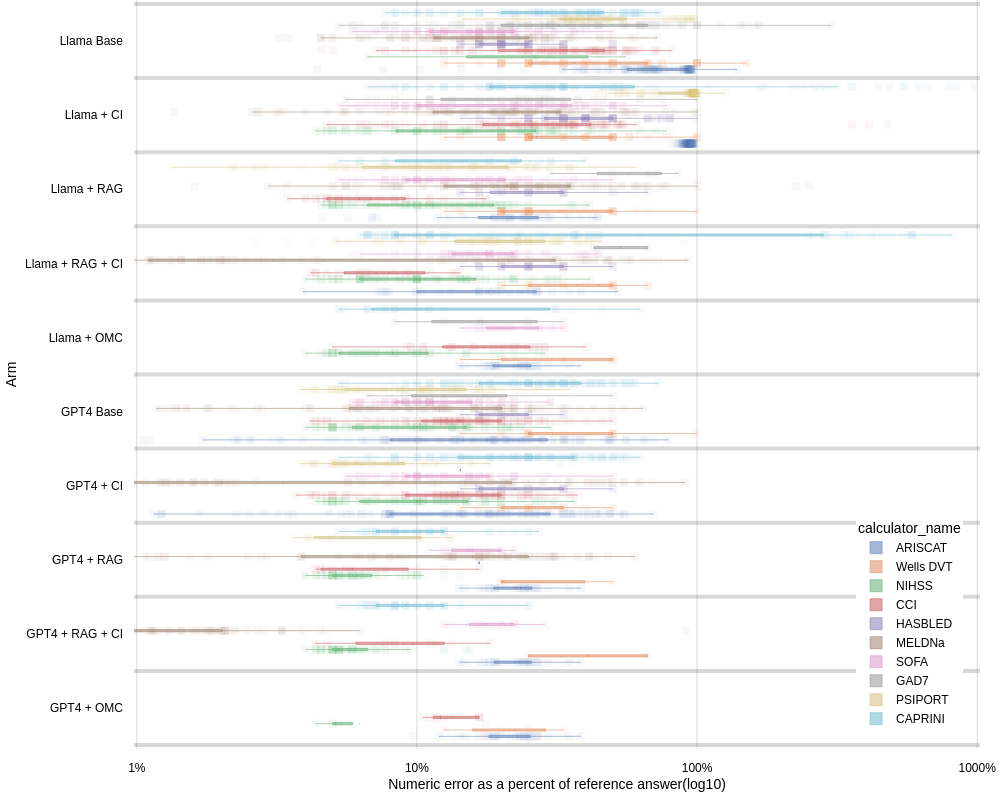

The code cell stored with this chart in its notebook:
### Markdown cell above
# Swap the index to show arm->calculator

### Code cell
caption = "Box plot of numeric error as a percent of reference answer by arm then calculator"
xtitle = "Numeric error as a percent of reference answer(log10)"

fig = px.box(sorted_df_absolute, 
             x="percentage_error_absolute_log", 
             y="arm_name", 
             points="all", 
             color="calculator_name", 
             hover_data=["output_answer", 
                         "reference_answer", 
                         "mild_cutoff", 
                         "severe_cutoff",
                         "minimum_score",
                         "maximum_score",
                         "adjusted_clinical_error_absolute", 
                         "adjusted_clinical_error_2_absolute"],
            color_discrete_map=color_map,
            )

# Update layout for better visualization
fig.update_traces(
    marker=dict(
        opacity=0.05,
        symbol='square',
        size=8,
    ),
    pointpos=-0,
    boxpoints='all',
    jitter=0.5,
    line=dict(
        width=0.5,
    ),
    whiskerwidth=0.2,
    boxmean=True,
)

fig.update_layout(
    margin=dict(t=0, b=0, l=0, r=20, pad=10),
    xaxis_title=xtitle,
    yaxis_title='Arm',
    font=dict(
        family="Arial",
        size=12,
        color="Black"
    ),
    plot_bgcolor="white",
    width=1000,
    height=800,
    xaxis=dict(
        type='linear',
        range=[-0.01, 3.01],
        gridcolor='rgba(0,0,0,0.15)',
        gridwidth=1,
        zeroline=True,
        zerolinewidth=1,
        zerolinecolor='rgba(0,0,0,0.15)',
        showgrid=True,
        tickvals=[0, 1, 2, 3],
        ticktext=["1%", "10%", "100%", "1000%"]
    ),
    yaxis=dict(
        type='category',
        categoryorder='array',
        categoryarray=sorted_df_absolute.arm_name.unique(),
        gridcolor='rgba(0,0,0,0.15)',
        gridwidth=4,
        zeroline=True,
        zerolinewidth=1,
        zerolinecolor='rgba(0,0,0,0.15)',
        showgrid=True,
        tickson='boundaries'
    ),
    boxgroupgap=0.65,
    boxgap=0.15,
    boxmode='group',
    legend=dict(
        orientation="v",
        yanchor="bottom",
        y=0.02,
        xanchor="right",
        x=0.98,
    ),
)
 
filename = util.slugify(caption)
util.save_fig(fig, filename, upload=False)
fig.show()

### Figure 1 — Plotly figure (JSON) as saved in the notebook; plotly's stock layout.template omitted (floating-point values rounded to 4 significant figures; data arrays with more than 128 entries replaced by an {"elided": "..."} marker saying what was removed)
{"data": [{"alignmentgroup": "True", "boxmean": true, "boxpoints": "all", "customdata": {"elided": "1000x8 mixed values"}, "hovertemplate": "calculator_name=ARISCAT<br>percentage_error_absolute_log=%{x}<br>arm_name=%{y}<br>output_answer=%{customdata[0]}<br>reference_answer=%{customdata[1]}<br>mild_cutoff=%{customdata[2]}<br>severe_cutoff=%{customdata[3]}<br>minimum_score=%{customdata[4]}<br>maximum_score=%{customdata[5]}<br>adjusted_clinical_error_absolute=%{customdata[6]}<br>adjusted_clinical_error_2_absolute=%{customdata[7]}<extra></extra>", "jitter": 0.5, "legendgroup": "ARISCAT", "line": {"width": 0.5}, "marker": {"color": "rgb(76,114,176)", "opacity": 0.05, "size": 8, "symbol": "square"}, "name": "ARISCAT", "notched": false, "offsetgroup": "ARISCAT", "orientation": "h", "pointpos": 0, "showlegend": true, "type": "box", "whiskerwidth": 0.2, "x": {"elided": "1000 float values"}, "x0": " ", "xaxis": "x", "y": {"elided": "1000 str values"}, "y0": " ", "yaxis": "y"}, {"alignmentgroup": "True", "boxmean": true, "boxpoints": "all", "customdata": {"elided": "1000x8 mixed values"}, "hovertemplate": "calculator_name=Wells DVT<br>percentage_error_absolute_log=%{x}<br>arm_name=%{y}<br>output_answer=%{customdata[0]}<br>reference_answer=%{customdata[1]}<br>mild_cutoff=%{customdata[2]}<br>severe_cutoff=%{customdata[3]}<br>minimum_score=%{customdata[4]}<br>maximum_score=%{customdata[5]}<br>adjusted_clinical_error_absolute=%{customdata[6]}<br>adjusted_clinical_error_2_absolute=%{customdata[7]}<extra></extra>", "jitter": 0.5, "legendgroup": "Wells DVT", "line": {"width": 0.5}, "marker": {"color": "rgb(221,132,82)", "opacity": 0.05, "size": 8, "symbol": "square"}, "name": "Wells DVT", "notched": false, "offsetgroup": "Wells DVT", "orientation": "h", "pointpos": 0, "showlegend": true, "type": "box", "whiskerwidth": 0.2, "x": {"elided": "1000 float values"}, "x0": " ", "xaxis": "x", "y": {"elided": "1000 str values"}, "y0": " ", "yaxis": "y"}, {"alignmentgroup": "True", "boxmean": true, "boxpoints": "all", "customdata": {"elided": "1000x8 mixed values"}, "hovertemplate": "calculator_name=NIHSS<br>percentage_error_absolute_log=%{x}<br>arm_name=%{y}<br>output_answer=%{customdata[0]}<br>reference_answer=%{customdata[1]}<br>mild_cutoff=%{customdata[2]}<br>severe_cutoff=%{customdata[3]}<br>minimum_score=%{customdata[4]}<br>maximum_score=%{customdata[5]}<br>adjusted_clinical_error_absolute=%{customdata[6]}<br>adjusted_clinical_error_2_absolute=%{customdata[7]}<extra></extra>", "jitter": 0.5, "legendgroup": "NIHSS", "line": {"width": 0.5}, "marker": {"color": "rgb(85,168,104)", "opacity": 0.05, "size": 8, "symbol": "square"}, "name": "NIHSS", "notched": false, "offsetgroup": "NIHSS", "orientation": "h", "pointpos": 0, "showlegend": true, "type": "box", "whiskerwidth": 0.2, "x": {"elided": "1000 float values"}, "x0": " ", "xaxis": "x", "y": {"elided": "1000 str values"}, "y0": " ", "yaxis": "y"}, {"alignmentgroup": "True", "boxmean": true, "boxpoints": "all", "customdata": {"elided": "1000x8 mixed values"}, "hovertemplate": "calculator_name=CCI<br>percentage_error_absolute_log=%{x}<br>arm_name=%{y}<br>output_answer=%{customdata[0]}<br>reference_answer=%{customdata[1]}<br>mild_cutoff=%{customdata[2]}<br>severe_cutoff=%{customdata[3]}<br>minimum_score=%{customdata[4]}<br>maximum_score=%{customdata[5]}<br>adjusted_clinical_error_absolute=%{customdata[6]}<br>adjusted_clinical_error_2_absolute=%{customdata[7]}<extra></extra>", "jitter": 0.5, "legendgroup": "CCI", "line": {"width": 0.5}, "marker": {"color": "rgb(196,78,82)", "opacity": 0.05, "size": 8, "symbol": "square"}, "name": "CCI", "notched": false, "offsetgroup": "CCI", "orientation": "h", "pointpos": 0, "showlegend": true, "type": "box", "whiskerwidth": 0.2, "x": {"elided": "1000 float values"}, "x0": " ", "xaxis": "x", "y": {"elided": "1000 str values"}, "y0": " ", "yaxis": "y"}, {"alignmentgroup": "True", "boxmean": true, "boxpoints": "all", "customdata": {"elided": "1000x8 mixed values"}, "hovertemplate": "calculator_name=HASBLED<br>percentage_error_absolute_log=%{x}<br>arm_name=%{y}<br>output_answer=%{customdata[0]}<br>reference_answer=%{customdata[1]}<br>mild_cutoff=%{customdata[2]}<br>severe_cutoff=%{customdata[3]}<br>minimum_score=%{customdata[4]}<br>maximum_score=%{customdata[5]}<br>adjusted_clinical_error_absolute=%{customdata[6]}<br>adjusted_clinical_error_2_absolute=%{customdata[7]}<extra></extra>", "jitter": 0.5, "legendgroup": "HASBLED", "line": {"width": 0.5}, "marker": {"color": "rgb(129,114,179)", "opacity": 0.05, "size": 8, "symbol": "square"}, "name": "HASBLED", "notched": false, "offsetgroup": "HASBLED", "orientation": "h", "pointpos": 0, "showlegend": true, "type": "box", "whiskerwidth": 0.2, "x": {"elided": "1000 float values"}, "x0": " ", "xaxis": "x", "y": {"elided": "1000 str values"}, "y0": " ", "yaxis": "y"}, {"alignmentgroup": "True", "boxmean": true, "boxpoints": "all", "customdata": {"elided": "1000x8 mixed values"}, "hovertemplate": "calculator_name=MELDNa<br>percentage_error_absolute_log=%{x}<br>arm_name=%{y}<br>output_answer=%{customdata[0]}<br>reference_answer=%{customdata[1]}<br>mild_cutoff=%{customdata[2]}<br>severe_cutoff=%{customdata[3]}<br>minimum_score=%{customdata[4]}<br>maximum_score=%{customdata[5]}<br>adjusted_clinical_error_absolute=%{customdata[6]}<br>adjusted_clinical_error_2_absolute=%{customdata[7]}<extra></extra>", "jitter": 0.5, "legendgroup": "MELDNa", "line": {"width": 0.5}, "marker": {"color": "rgb(147,120,96)", "opacity": 0.05, "size": 8, "symbol": "square"}, "name": "MELDNa", "notched": false, "offsetgroup": "MELDNa", "orientation": "h", "pointpos": 0, "showlegend": true, "type": "box", "whiskerwidth": 0.2, "x": {"elided": "1000 float values"}, "x0": " ", "xaxis": "x", "y": {"elided": "1000 str values"}, "y0": " ", "yaxis": "y"}, {"alignmentgroup": "True", "boxmean": true, "boxpoints": "all", "customdata": {"elided": "1000x8 mixed values"}, "hovertemplate": "calculator_name=SOFA<br>percentage_error_absolute_log=%{x}<br>arm_name=%{y}<br>output_answer=%{customdata[0]}<br>reference_answer=%{customdata[1]}<br>mild_cutoff=%{customdata[2]}<br>severe_cutoff=%{customdata[3]}<br>minimum_score=%{customdata[4]}<br>maximum_score=%{customdata[5]}<br>adjusted_clinical_error_absolute=%{customdata[6]}<br>adjusted_clinical_error_2_absolute=%{customdata[7]}<extra></extra>", "jitter": 0.5, "legendgroup": "SOFA", "line": {"width": 0.5}, "marker": {"color": "rgb(218,139,195)", "opacity": 0.05, "size": 8, "symbol": "square"}, "name": "SOFA", "notched": false, "offsetgroup": "SOFA", "orientation": "h", "pointpos": 0, "showlegend": true, "type": "box", "whiskerwidth": 0.2, "x": {"elided": "1000 float values"}, "x0": " ", "xaxis": "x", "y": {"elided": "1000 str values"}, "y0": " ", "yaxis": "y"}, {"alignmentgroup": "True", "boxmean": true, "boxpoints": "all", "customdata": {"elided": "1000x8 mixed values"}, "hovertemplate": "calculator_name=GAD7<br>percentage_error_absolute_log=%{x}<br>arm_name=%{y}<br>output_answer=%{customdata[0]}<br>reference_answer=%{customdata[1]}<br>mild_cutoff=%{customdata[2]}<br>severe_cutoff=%{customdata[3]}<br>minimum_score=%{customdata[4]}<br>maximum_score=%{customdata[5]}<br>adjusted_clinical_error_absolute=%{customdata[6]}<br>adjusted_clinical_error_2_absolute=%{customdata[7]}<extra></extra>", "jitter": 0.5, "legendgroup": "GAD7", "line": {"width": 0.5}, "marker": {"color": "rgb(140,140,140)", "opacity": 0.05, "size": 8, "symbol": "square"}, "name": "GAD7", "notched": false, "offsetgroup": "GAD7", "orientation": "h", "pointpos": 0, "showlegend": true, "type": "box", "whiskerwidth": 0.2, "x": {"elided": "1000 float values"}, "x0": " ", "xaxis": "x", "y": {"elided": "1000 str values"}, "y0": " ", "yaxis": "y"}, {"alignmentgroup": "True", "boxmean": true, "boxpoints": "all", "customdata": {"elided": "1000x8 mixed values"}, "hovertemplate": "calculator_name=PSIPORT<br>percentage_error_absolute_log=%{x}<br>arm_name=%{y}<br>output_answer=%{customdata[0]}<br>reference_answer=%{customdata[1]}<br>mild_cutoff=%{customdata[2]}<br>severe_cutoff=%{customdata[3]}<br>minimum_score=%{customdata[4]}<br>maximum_score=%{customdata[5]}<br>adjusted_clinical_error_absolute=%{customdata[6]}<br>adjusted_clinical_error_2_absolute=%{customdata[7]}<extra></extra>", "jitter": 0.5, "legendgroup": "PSIPORT", "line": {"width": 0.5}, "marker": {"color": "rgb(204,185,116)", "opacity": 0.05, "size": 8, "symbol": "square"}, "name": "PSIPORT", "notched": false, "offsetgroup": "PSIPORT", "orientation": "h", "pointpos": 0, "showlegend": true, "type": "box", "whiskerwidth": 0.2, "x": {"elided": "1000 float values"}, "x0": " ", "xaxis": "x", "y": {"elided": "1000 str values"}, "y0": " ", "yaxis": "y"}, {"alignmentgroup": "True", "boxmean": true, "boxpoints": "all", "customdata": {"elided": "1000x8 mixed values"}, "hovertemplate": "calculator_name=CAPRINI<br>percentage_error_absolute_log=%{x}<br>arm_name=%{y}<br>output_answer=%{customdata[0]}<br>reference_answer=%{customdata[1]}<br>mild_cutoff=%{customdata[2]}<br>severe_cutoff=%{customdata[3]}<br>minimum_score=%{customdata[4]}<br>maximum_score=%{customdata[5]}<br>adjusted_clinical_error_absolute=%{customdata[6]}<br>adjusted_clinical_error_2_absolute=%{customdata[7]}<extra></extra>", "jitter": 0.5, "legendgroup": "CAPRINI", "line": {"width": 0.5}, "marker": {"color": "rgb(100,181,205)", "opacity": 0.05, "size": 8, "symbol": "square"}, "name": "CAPRINI", "notched": false, "offsetgroup": "CAPRINI", "orientation": "h", "pointpos": 0, "showlegend": true, "type": "box", "whiskerwidth": 0.2, "x": {"elided": "1000 float values"}, "x0": " ", "xaxis": "x", "y": {"elided": "1000 str values"}, "y0": " ", "yaxis": "y"}], "layout": {"boxgap": 0.15, "boxgroupgap": 0.65, "boxmode": "group", "font": {"color": "Black", "family": "Arial", "size": 12}, "height": 800, "legend": {"orientation": "v", "title": {"text": "calculator_name"}, "tracegroupgap": 0, "x": 0.98, "xanchor": "right", "y": 0.02, "yanchor": "bottom"}, "margin": {"b": 0, "l": 0, "pad": 10, "r": 20, "t": 0}, "plot_bgcolor": "white", "width": 1000, "xaxis": {"anchor": "y", "domain": [0, 1], "gridcolor": "rgba(0,0,0,0.15)", "gridwidth": 1, "range": [-0.01, 3.01], "showgrid": true, "ticktext": ["1%", "10%", "100%", "1000%"], "tickvals": [0, 1, 2, 3], "title": {"text": "Numeric error as a percent of reference answer(log10)"}, "type": "linear", "zeroline": true, "zerolinecolor": "rgba(0,0,0,0.15)", "zerolinewidth": 1}, "yaxis": {"anchor": "x", "categoryarray": ["GPT4 + OMC", "GPT4 + RAG + CI", "GPT4 + RAG", "GPT4 + CI", "GPT4 Base", "Llama + OMC", "Llama + RAG + CI", "Llama + RAG", "Llama + CI", "Llama Base"], "categoryorder": "array", "domain": [0, 1], "gridcolor": "rgba(0,0,0,0.15)", "gridwidth": 4, "showgrid": true, "tickson": "boundaries", "title": {"text": "Arm"}, "type": "category", "zeroline": true, "zerolinecolor": "rgba(0,0,0,0.15)", "zerolinewidth": 1}}}
